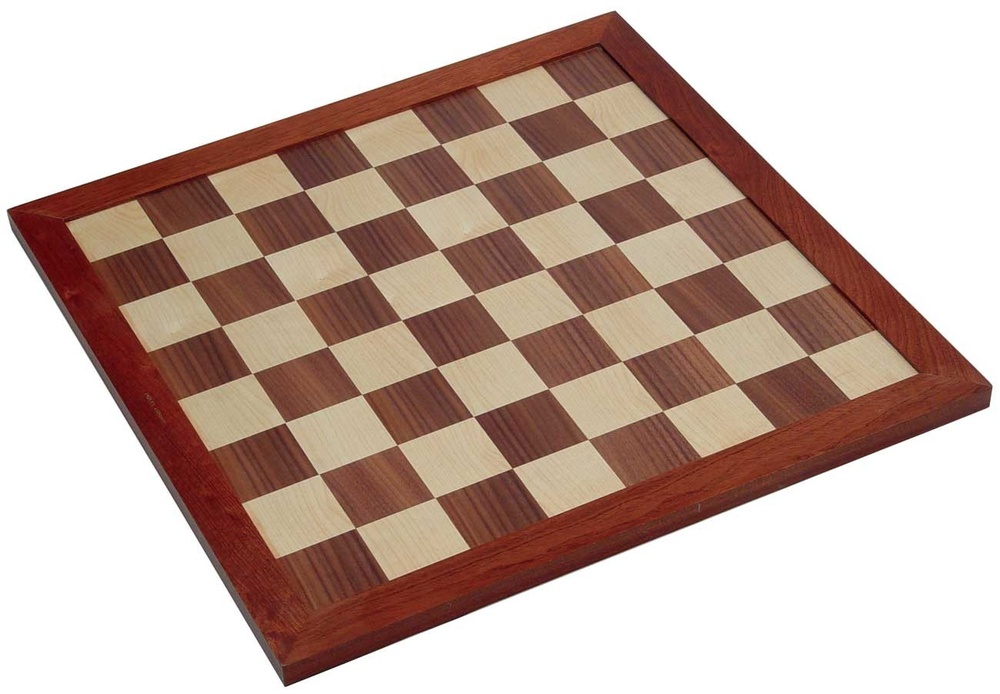
#> input picture chessboard.jpg, 1000 x 694 px, shrunk from 1300 x 902 before the run
$ python grid_finder.py chessboard.jpg
#> lines starting #> are read from the running program, lines starting #| are printed output that depends on the picture; after the words box and inside, x2 and y2 are one past the last pixel; in counts of white or black regions, pixels touching at a corner belong together
#!/usr/bin/env python3

"""Try to find a grid (or a chessboard) in the given image.
"""

import sys
import cv2
import math
import itertools
import numpy as np
from numpy.linalg import norm
from matplotlib import pyplot as plt

class GridFinderException(Exception):
    """Exception thrown by GridFinder when somethings wrong"""
    pass


class DebugUI(object):
    """Build a debug user interface showing each step of the grid finding
    process.
    """
    def __init__(self):
        self.plot_number = 0

    # [76 lines left out: functions draw_target_points, draw_interesting_lines, draw_grid, draw_flat_grid, show, show_all, not called in this run]


class LinePattern(object):
    """Represents a repetitive line pattern, with `start` and `step`:

    `start` being where the pattern starts, and `step`, the space
    between each lines.
    """
    def __init__(self, start, step):
        self.start = start % step
        self.step = step

    def __str__(self):
        return "<LinePattern {} {}>".format(self.start, self.step)

    def coordinates_up_to(self, maximum):
        """Generator to give position of each line in this pattern up to a
        given maximum.
        """
        yield from ((x, self.step) for x in
                    range(self.start, maximum, self.step))


    @staticmethod
    def infer(positions, min_step=4):
        """Infer pattern from `positions`, a numpy array of values. returns
        the most evident repetitive pattern in the input.

        For a positions array like:
        [0, 0, 0, 0, 0, 100, 0, 0, 0, 0, 100, ...
        returns LinePattern(start=5, step=5)

        This is done by brute force, trying each possibilities, and
        summing the values for each possibility. This returns only
        the best match.

        """
        positions = positions - positions.mean()
        positions = np.convolve(positions, (1 / 3, 2 / 3, 1 / 3))
        best = (0, 0, 0)
        for start, step, value in [
                (start, step, sum(positions[start::step]))
                for step in range(min_step, int(len(positions) / 2))
                for start in range(int(len(positions) / 2))]:
            if value > best[2]:
                best = start, step, value
        return LinePattern(best[0], best[1])


class Grid(object):
    """Given the result of a cv2.Canny, find a grid in the given image.

    The grid have no start and no end, only a "cell width" and an
    anchor (an intersection, so you can anlign the grid with the image).
    Exposes a list of columns (x, width) and a list of rows (y, height),
    as self.all_x and self.all_y.

    Exposes a all_cells() method, yielding every cells as tuples
    of (x, y, width, height).

    And a draw(self, image, color=(255, 0, 0), thickness=2) method,
    to draw the grid on a given image, usefull to check for correctness.

    """
    def __init__(self, edges):
        self.lines = lines = self.keep_lines(edges)
        self.columns = columns = self.keep_cols(edges)
        min_x_step = int(edges.shape[0] / 50)
        min_y_step = int(edges.shape[1] / 50)
        self.xpattern = LinePattern.infer(np.sum(lines, axis=1), min_x_step)
        self.ypattern = LinePattern.infer(np.sum(columns, axis=0), min_y_step)
        self.all_x = list(self.xpattern.coordinates_up_to(edges.shape[0]))
        self.all_y = list(self.ypattern.coordinates_up_to(edges.shape[1]))

    @staticmethod
    def keep_lines(array):
        """
        Apply a sliding window to each lines, only keep pixels surrounded
        by 4 pixels, so only keep sequences of 5 pixels minimum.
        """
        out = array.copy()
        for x in range(array.shape[0]):
            for y in range(array.shape[1]):
                if y > 1 and y + 2 < array.shape[1]:
                    out[x, y] = min(array[x][y - 2],
                                    array[x][y - 1],
                                    array[x][y],
                                    array[x][y + 1],
                                    array[x][y + 2])
        return out

    @staticmethod
    def keep_cols(array):
        """
        Apply a sliding window to each column, only keep pixels surrounded
        by 4 pixels, so only keep sequences of 5 pixels minimum.
        """
        out = array.copy()
        for y in range(array.shape[1]):
            for x in range(array.shape[0]):
                if x > 1 and x + 2 < array.shape[0]:
                    out[x, y] = min(array[x - 2][y],
                                    array[x - 1][y],
                                    array[x][y],
                                    array[x + 1][y],
                                    array[x + 2][y])
        return out

    # [30 lines left out: functions cells_line_by_line, all_cells, draw, __str__, not called in this run]


def angle_between(line_a, line_b):
    """Compute the angle between two lines, in radians, in [0; π/2] line_a
    and line_b as tuples of x1, y1, x2, y2.

    Angle can only be in the range .

    >>> angle_between((0, 0, 10, 0), (0, 0, 0, 10))
    1.5707963267948966

    """
    distance = (abs(math.atan2(line_a[3] - line_a[1],
                               line_a[2] - line_a[0]) -
                    math.atan2(line_b[3] - line_b[1],
                               line_b[2] - line_b[0])) %
                (math.pi * 2))
    angle = distance - math.pi if distance >= math.pi / 2 else distance
    return abs(angle)


def find_orthogonal_lines(lines):
    """For a given set of lines as given by HoughLinesP, find four lines,
    such as the two first lines are "as perpendicular as possible" to
    the two second lines, therefore, forming a kind of rectangle.

    Returns a tuple of those four lines.
    >>> lines = find_orthogonal_lines([[[0, 1, 0, 0]],
    ...                                  [[0, 0, 1, 0]],
    ...                                  [[1, 0, 1, 1]],
    ...                                  [[1, 1, 0, 1]],
    ...                                  [[0, 0, 1, 1]]])
    >>> [0, 0, 1, 1] not in lines
    True
    """
    import sklearn.cluster
    kmeans = sklearn.cluster.KMeans(n_clusters=2)
    clusters = kmeans.fit_predict([[angle_between((0, 0, 0, 1), line[0])] for
                                   line in lines])
    bucket_a = []
    bucket_b = []
    for line_index, line in enumerate(lines):
        if clusters[line_index] == 0:
            bucket_a.append(line[0])
        else:
            bucket_b.append(line[0])
    if len(bucket_a) < 2 or len(bucket_b) < 2:
        raise GridFinderException("Not enough lines to find a grid.")
    bucket_a = sorted(bucket_a, key=line_length, reverse=True)[:6]
    bucket_b = sorted(bucket_b, key=line_length, reverse=True)[:6]
    bucket_a = sorted(bucket_a, key=lambda x: x[0])
    bucket_b = sorted(bucket_b, key=lambda x: x[2])
    return bucket_a[0], bucket_a[-1], bucket_b[0], bucket_b[-1]


def line_intersection(line1, line2):
    """Find the intersection point between two given lines.
    Lines given as typle of points: ((x1, y1), (x2, y2)).

    >>> line_intersection(((-10, 10), (10, -10)), ((-10, -10), (10, 10)))
    (0.0, 0.0)

    >>> line_intersection(((-10, 0), (10, 0)), ((0, -10), (0, 10)))
    (0.0, 0.0)
    """
    xdiff = (line1[0][0] - line1[1][0], line2[0][0] - line2[1][0])
    ydiff = (line1[0][1] - line1[1][1], line2[0][1] - line2[1][1])
    det = lambda x, y: x[0] * y[1] - x[1] * y[0]
    div = det(xdiff, ydiff)
    if div == 0:
        return None  # Lines do not intersect
    something = (det(*line1), det(*line2))
    x = det(something, xdiff) / div
    y = det(something, ydiff) / div
    return x, y


def sort_points(points):
    """Sort points returning them in this order:
    top-left, top-right, bottom-right, bottom-left.
    Each poins is given as an (x, y) tuple.
    """
    from_top_to_bottom = sorted(points, key=lambda x: x[1])
    top = from_top_to_bottom[:2]
    bottom = from_top_to_bottom[2:]
    top_left = top[1] if top[0][0] > top[1][0] else top[0]
    top_right = top[0] if top[0][0] > top[1][0] else top[1]
    bottom_left = bottom[1] if bottom[0][0] > bottom[1][0] else bottom[0]
    bottom_right = bottom[0] if bottom[0][0] > bottom[1][0] else bottom[1]
    return top_left, top_right, bottom_right, bottom_left


def parse_args():
    """Return parsed arguments from command line"""
    from argparse import ArgumentParser
    parser = ArgumentParser(description='Grid finder')
    parser.add_argument('file', help='Input image')
    parser.add_argument('--test', help='Run doctests', action='store_true')
    parser.add_argument('--debug',
                        help='Using matplotlib, display information '
                        'about each step of the process.',
                        action='store_true')
    parser.add_argument('--verbose', '-v',
                        help='Use more verbose, a bit less parsable output',
                        action='store_true')
    parser.add_argument('--json', help='Print the grid in json',
                        action='store_true')
    parser.add_argument('--term', help='Print the grid as colored brackets',
                        action='store_true')
    parser.add_argument('--imwrite', help='Write a clean image of the grid')
    return parser.parse_args()


def line_length(line):
    """Mesure the given line as a (x1, y1, x2, y2) tuple.
    >>> line_length((0, 0, 0, 1))
    1.0
    >>> line_length((0, 0, 1, 1))
    1.4142135623730951
    >>> line_length((1, 1, 0, 0))
    1.4142135623730951
    """
    height = abs(line[1] - line[3])
    width = abs(line[0] - line[2])
    return math.sqrt(width ** 2 + height ** 2)


def find_lines(edges, min_line_length=200):
    """Find lines in Canny result, by using HoughLinesP.  Start with given
    `min_line_length`, and divide this minimum by two
    each time not enough lines are found to form a rectangle.

    returns the np array given by HoughLinesP, of the form:
    ```
    [[[122 209 428 127]]
     [[ 79 149 362  84]]
     [[ 24  94 311  39]]]
    ```
    """
    while min_line_length > 2:
        lines = cv2.HoughLinesP(edges, 1, math.pi / 180.0, 40, np.array([]),
                                minLineLength=min_line_length, maxLineGap=10)
        if lines is not None:
            try:
                find_orthogonal_lines(lines)
            except GridFinderException:
                pass
            else:
                return lines
        min_line_length /= 2
    raise GridFinderException("No lines found")


# [12 lines left out: function draw_lines, not called in this run]


def warp_image(image, top_left, top_right, bottom_right, bottom_left):
    """Warp the given image into the given box coordinates.
    """
    width = np.linalg.norm(np.array(top_left, np.float32) -
                           np.array(top_right, np.float32))
    height = np.linalg.norm(np.array(top_right, np.float32) -
                            np.array(bottom_right, np.float32))
    quad_pts = np.array([top_left,
                         (top_left[0] + width, top_left[1]),
                         (top_left[0] + width, top_left[1] + height),
                         (top_left[0], top_left[1] + height)], np.float32)
    trans = cv2.getPerspectiveTransform(
        np.array((top_left, top_right, bottom_right, bottom_left), np.float32),
        quad_pts)
    return cv2.warpPerspective(image, trans, (image.shape[1], image.shape[0]))


# [55 lines left out: functions print_grid_to_term, print_grid_as_json, write_grid_in_file, not called in this run]


def find_rectangle(best_lines):
    """Given a list of lines, return a tuple of four points, ordered in
    this order:
     - top_left
     - top_right
     - bottom_right
     - bottom_left

    >>> tl, tr, br, bl = find_rectangle(((122, 209, 428, 127),
    ...                                  (79, 149, 362, 84),
    ...                                  (151, 78, 297, 219),
    ...                                  (278, 56, 447, 174)))
    >>> tl
    (196.55904682849797, 121.99880549875489)
    >>> tr
    (328.96770995290564, 91.58692174226549)
    >>> br
    (393.08613857423046, 136.35600208141537)
    >>> bl
    (250.88330490946697, 174.46264378243043)
    """
    points = [line_intersection(((x1, x2), (y1, y2)), ((X1, X2), (Y1, Y2))) for
              (x1, x2, y1, y2), (X1, X2, Y1, Y2) in
              itertools.combinations(best_lines, 2)]
    points = [point for point in points if
              point is not None and point[0] > 0 and point[1] > 0]
    return sort_points(points)


def find_grid(filename, debug=False):
    """Find a grid pattern in the given file.

    Returns a tuple containing a flattened image so the found grid is
    now a rectangle, and a `Grid` object representing the found grid.
    """
    img = cv2.imread(filename)
    edges = cv2.Canny(img, 100, 200)  # try 66, 133, 3 ?
    lines = find_lines(edges)
    best_lines = find_orthogonal_lines(lines)
    top_left, top_right, bottom_right, bottom_left = find_rectangle(best_lines)
    warped = warp_image(img, top_left, top_right, bottom_right, bottom_left)
    warped_edges = cv2.Canny(warped, 100, 200)  # try 66, 133, 3 ?
    grid = Grid(warped_edges)
    if debug:
        points = (top_left, top_right, bottom_right, bottom_left)
        DebugUI().show_all([
            {"image": img, "title": 'Original image'},
            {"image": edges, "title": 'Edge Image', 'cmap': 'gray'},
            {"image": draw_lines(edges, lines),
             "title": "All lines", 'cmap': 'gray'},
            {"image": DebugUI.draw_interesting_lines(edges, best_lines, points),
             "title": 'Interesting lines',
             'cmap': 'gray'},
            {"image": DebugUI.draw_target_points(edges, points),
             "title": 'Target transformation points',
             'cmap': 'gray'},

            {"image": warped, "title": 'Warped', 'cmap': 'gray'},
            {"image": warped_edges, "title": 'Warped edges', 'cmap': 'gray'},
            {"image": grid.lines, "title": 'Lines', 'cmap': 'gray'},
            {"image": grid.columns, "title": 'Columns', 'cmap': 'gray'},
            {"image": DebugUI.draw_grid(warped, grid),
             "title": 'Detected {} lines, {} rows of {}px x {}px'.format(
                 len(grid.all_y), len(grid.all_x),
                 grid.xpattern.step, grid.ypattern.step), 'cmap': 'gray'},
            {"image": DebugUI.draw_flat_grid(warped, grid),
             "title": 'Reconstitution', 'cmap': 'gray'}])
    return warped, grid


def _main():
    """Run from command line, parsing command line arguments"""
    args = parse_args()
    if args.test:
        import doctest
        doctest.testmod()
        exit(0)
    img, grid = find_grid(args.file, args.debug)
#> in find_grid, img is the input picture: shape (694, 1000, 3); mean B, G, R 163.1, 172.9, 195.3
#> in find_grid, `edges = cv2.Canny(img, 100, 200)`:
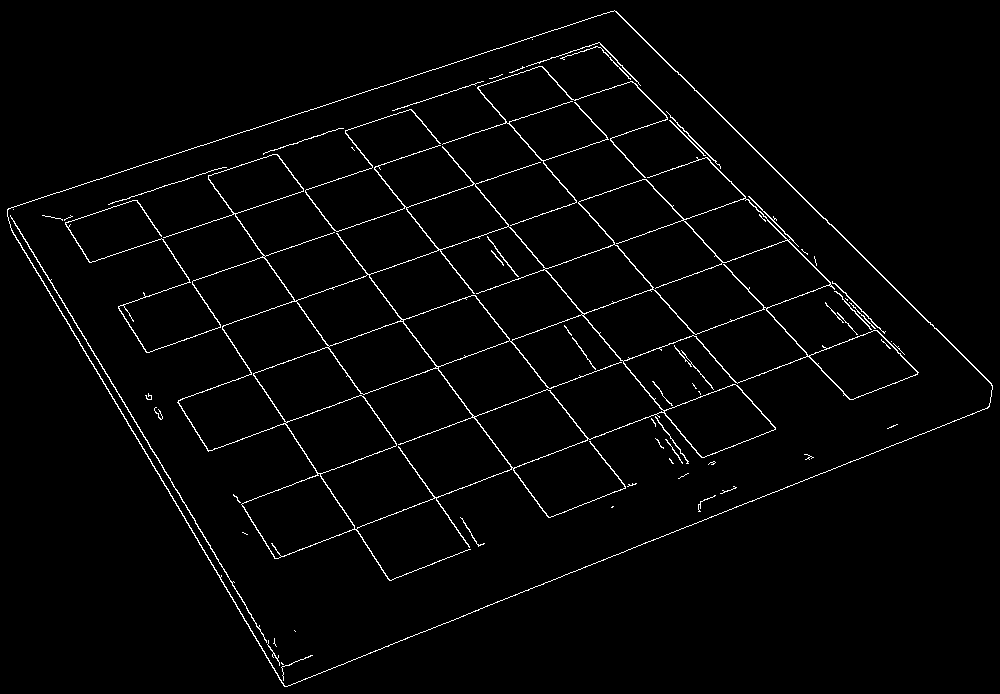
#> edges: shape (694, 1000); 2.2% white in thin lines or dots
#> after the loop in find_lines, `while min_line_length > 2:`: min_line_length = 200
#> in find_grid, `lines = find_lines(edges)`: lines = 32 rows, first 6: [208, 450, 791, 238], [10, 227, 264, 651], [677, 71, 934, 328], [118, 306, 573, 150], [273, 150, 537, 501], [8, 208, 419, 74]
#> the loop in find_orthogonal_lines (call 2), `for line_index, line in enumerate(lines):` made 32 passes
#> in find_grid, `best_lines = find_orthogonal_lines(lines)`: best_lines = ([7, 209, 279, 662], [509, 122, 775, 428], [8, 208, 419, 74], [436, 498, 880, 328])
#> in find_rectangle, `points = [line_intersection(((x1, x2), (y1, y2)), ((X1, X2), (Y1, Y2))..`: points = [(-1283.1, -1939.6), (6.66, 208.4), (228.3, 577.5), (456.6, 61.74), (736, 383.1), (7991.9, -2395)]
#> in find_rectangle, `points = [point for point in points if point is not None and point[0] ..`: points = [(6.66, 208.4), (228.3, 577.5), (456.6, 61.74), (736, 383.1)]
#> in sort_points, `from_top_to_bottom = sorted(points, key=lambda x: x[1])`: from_top_to_bottom = [(456.6, 61.74), (6.66, 208.4), (736, 383.1), (228.3, 577.5)]
#> in sort_points, `top = from_top_to_bottom[:2]`: top = [(456.6, 61.74), (6.66, 208.4)]
#> in sort_points, `bottom = from_top_to_bottom[2:]`: bottom = [(736, 383.1), (228.3, 577.5)]
#> in sort_points, `top_left = top[1] if top[0][0] > top[1][0] else top[0]`: top_left = (6.66, 208.4)
#> in sort_points, `top_right = top[0] if top[0][0] > top[1][0] else top[1]`: top_right = (456.6, 61.74)
#> in sort_points, `bottom_left = bottom[1] if bottom[0][0] > bottom[1][0] else bottom[0]`: bottom_left = (228.3, 577.5)
#> in sort_points, `bottom_right = bottom[0] if bottom[0][0] > bottom[1][0] else bottom[1]`: bottom_right = (736, 383.1)
#> in find_grid, `top_left, top_right, bottom_right, bottom_left = find_rectangle(best_l..`: top_left = (6.66, 208.4); top_right = (456.6, 61.74); bottom_right = (736, 383.1); bottom_left = (228.3, 577.5)
#> in warp_image, `width = np.linalg.norm(np.array(top_left, np.float32) - np.array(top_r..`: width = 473.3
#> in warp_image, `height = np.linalg.norm(np.array(top_right, np.float32) - np.array(bot..`: height = 425.9
#> in warp_image, `quad_pts = np.array([top_left, (top_left[0] + width, top_left[1]), (to..`: quad_pts = [[6.66, 208.4], [479.9, 208.4], [479.9, 634.3], [6.66, 634.3]]
#> in warp_image, `trans = cv2.getPerspectiveTransform( np.array((top_left, top_right, bo..`: trans = [[0.917, -0.547, 115.3], [0.412, 1.35, -54.52], [2.45e-05, 0.000499, 1]]
#> in warp_image, `return cv2.warpPerspective(image, trans, (image.shape[1], image.shape[..`:
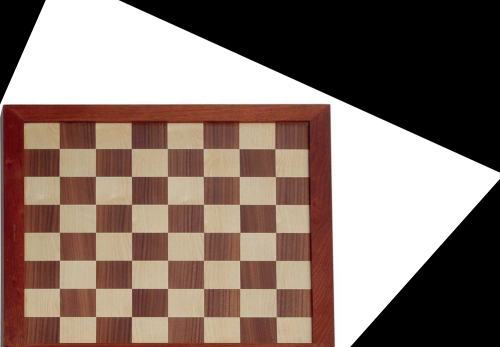
#> returned value: shape (694, 1000, 3) (shown at 1/2 size); mean of channels 0, 1, 2 107.2, 116, 134.4; drawn as B, G, R
#> after the loop in keep_lines, `for x in range(array.shape[0]):`:
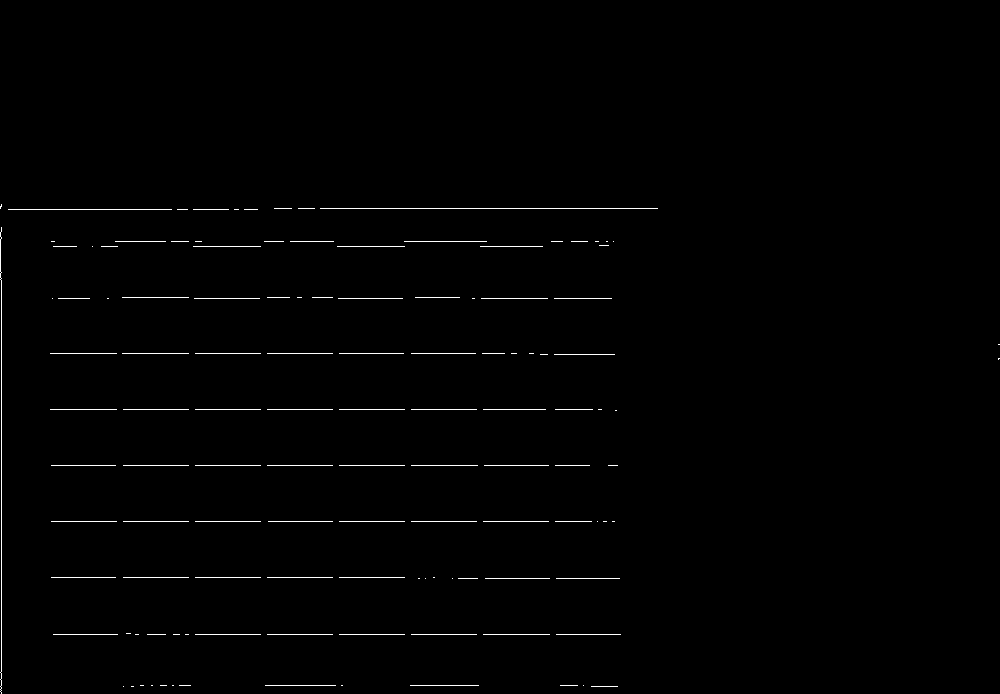
#> out: shape (694, 1000); 0.76% white in thin lines or dots, all inside (x1, y1, x2, y2) = (0, 204, 1000, 694)
#> after the loop in keep_cols, `for y in range(array.shape[1]):`:
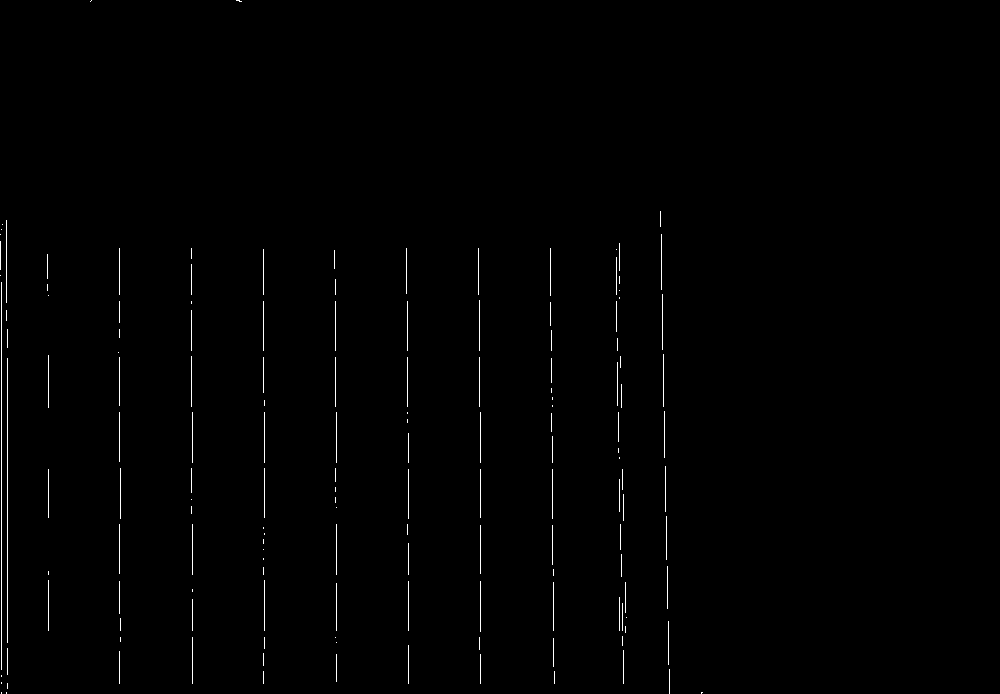
#> out: shape (694, 1000); 0.65% white in thin lines or dots, all inside (x1, y1, x2, y2) = (0, 0, 703, 694)
#> in infer, `positions = positions - positions.mean()`: positions = 694 values, max 127349.4 at index 465, min -1935.6 at index 0, mean -4.61e-13
#> in infer, `positions = np.convolve(positions, (1 / 3, 2 / 3, 1 / 3))`: positions = 696 values, max 83779.1 at index 466, min -2580.9 at index 2, mean 0
#> the loop in infer, `for start, step, value in [ (start, step, sum(positions[start::step]))..` made 116580 passes
#> (value, best) on passes 1, 2, 3, 12: (12424, (0, 13, 12424)), (45218.5, (1, 13, 45218.5)), (66333.3, (2, 13, 66333.3)), (82259.2, (11, 13, 82259.2))
#> after the loop in infer, `for start, step, value in [`: best = (242, 56, 525617.2)
#> the loop in infer (call 2), `for start, step, value in [ (start, step, sum(positions[start::step]))..` made 240981 passes
#> (value, best) on passes 1 to 2: (50745, (0, 20, 50745)), (74970, (1, 20, 74970))
#> in __init__, `self.all_x = list(self.xpattern.coordinates_up_to(edges.shape[0]))`: self.all_x = [(18, 56), (74, 56), (130, 56), (186, 56), (242, 56), (298, 56), (354, 56), (410, 56), (466, 56), (522, 56), (578, 56), (634, 56), (690, 56)]
#> in __init__, `self.all_y = list(self.ypattern.coordinates_up_to(edges.shape[1]))`: self.all_y = [(49, 72), (121, 72), (193, 72), (265, 72), (337, 72), (409, 72), (481, 72), (553, 72), (625, 72), (697, 72), (769, 72), (841, 72), (913, 72), (985, 72)]
    if args.term:
        print_grid_to_term(img, grid)
    if args.json:
        print_grid_as_json(img, grid)
    if args.imwrite:
        write_grid_in_file(img, grid, args.imwrite)
    if args.verbose:
        print('First column at:', grid.xpattern.start)
        print('First row at:', grid.ypattern.start)
        print('Column width:', grid.xpattern.step)
        print('Row width:', grid.ypattern.step)

if __name__ == '__main__':
    _main()
